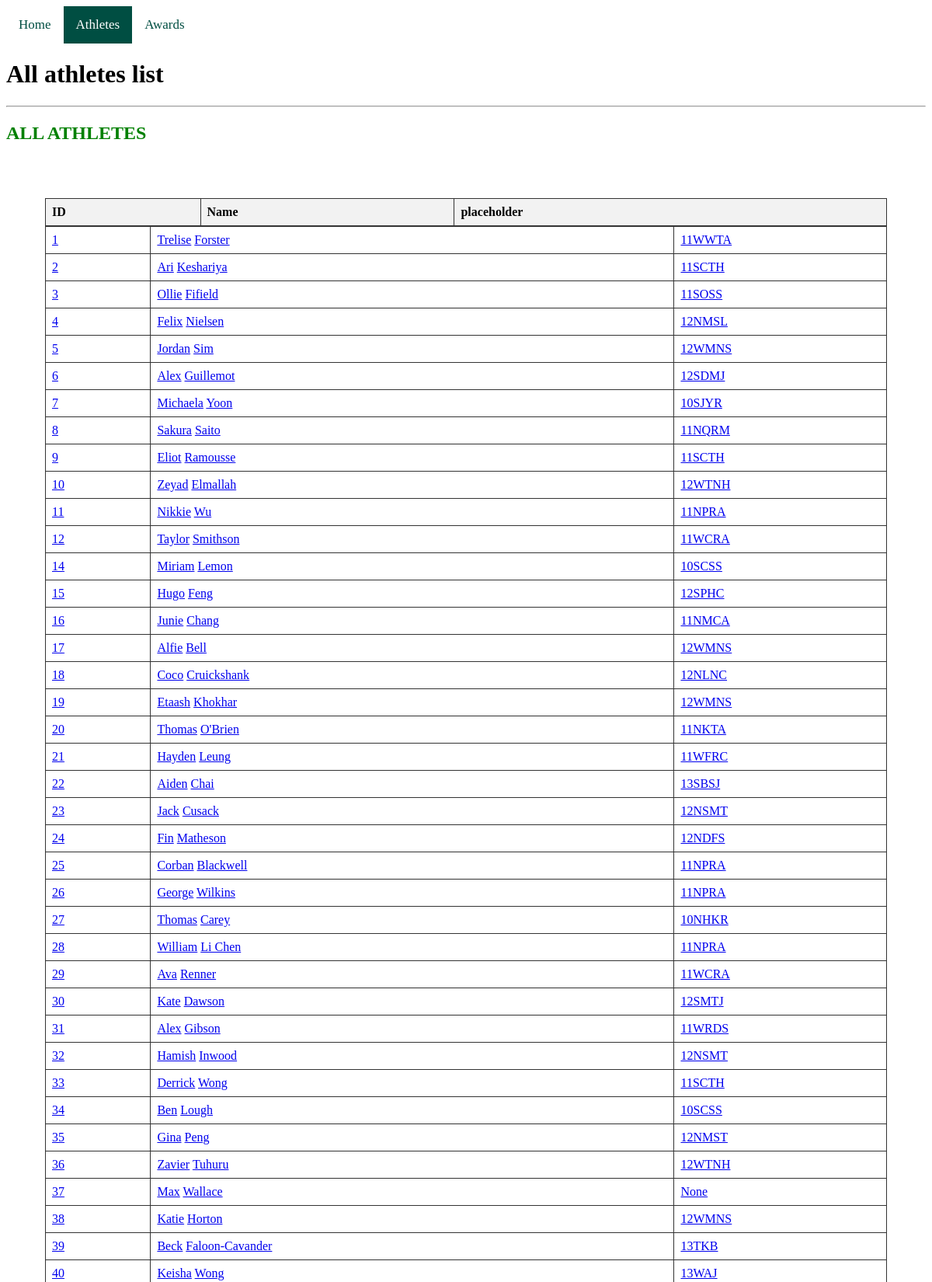
The app's page /all_athletes (upper part) with its own data.
### tables this page shows
CREATE TABLE athlete (athlete_id INTEGER PRIMARY KEY NOT NULL, firstname TEXT NOT NULL, lastname TEXT NOT NULL, formclass TEXT);

### flaskimport.py (the view)
@app.route("/all_athletes")
def all_athletes():
    db = get_db()
    cursor = db.execute('SELECT * FROM athlete')
    athletes = cursor.fetchall()
    db.close()
    return render_template('all_athletes.html', title='ALL ATHLETES',
                           athletes=athletes)

### flaskimport.py (called while the page is built)
def get_db():
    db = getattr(g, '_database', None)
    if db is None:
        db = g._database = sqlite3.connect('BHS_sport_history_database.db')
        db.row_factory = sqlite3.Row
        c = db.cursor()
        c.execute('''CREATE TABLE IF NOT EXISTS athlete (
                        athlete_id INTEGER PRIMARY KEY
                                        NOT NULL,
                        firstname  TEXT    NOT NULL,
                        lastname   TEXT    NOT NULL,
                        formclass  TEXT
                    )''')
        db.commit()
    return db

### templates/all_athletes.html
{% extends "layout.html" %}
{% block content %}
<div class="topnav">
  <a href="/">Home</a>
  <a class="active" href="/athletes">Athletes</a>
  <a href="/athletes">Awards</a>
</div>
  <h1>All athletes list</h1>
  <hr>
  <h2 style="color:green;">ALL ATHLETES</h2>
<div class="table">
  <table>
    <thead>
      <tr>
        <th>ID</th>
        <th>Name</th>
        <th>placeholder</th>
      </tr>
    </thead>
  </table>
  <table>
  {% for athlete in athletes %}
    <tbody>
        <tr>
        <td>
          <a href="player/{{ athlete[0] }}">{{ athlete[0] }}</a>
        </td>
        <td>
          <a href="player/{{ athlete[0] }}">{{ athlete[1] }}</a>
          <a href="player/{{ athlete[0] }}">{{ athlete[2] }}</a>
        </td>
        <td>
          <a href="player/{{ athlete[0] }}">{{ athlete[3] }}</a>
        </td>
      </tr>
    </tbody>
  {% endfor %}
  </table>
</div>
{% endblock %}

### templates/layout.html (shortened to what this page needs)
<!DOCTYPE html>
<!DOCTYPE html>
<html lang="en">
<head>
    <link rel="stylesheet" href="{{ url_for('static', filename='style.css') }}">
</head>
<body>
    {% block content %}{% endblock %}
</body>
</html>

### static/style.css (style rules this page uses)
body { background-color: white; }
.topnav { background-color: rgb(255, 255, 255); overflow: hidden; }
.topnav a { font-family: "Public Sans"; float: left; color: rgb(0, 78, 66); text-align: center; padding: 14px 16px; text-decoration: none; font-size: 17px; transition: background-color .3s; }
.topnav a.active { background-color: rgb(0, 78, 66); color: white; }
table { width: 100%; border-collapse: collapse; }
.table { padding: 50px; }
th, td { border: 1px solid #333; padding: 8px; text-align: left; }
thead { background-color: #f2f2f2; }

### records on screen
athlete: athlete_id "1", firstname "Trelise", lastname "Forster", formclass "11WWTA"
athlete: athlete_id "2", firstname "Ari", lastname "Keshariya", formclass "11SCTH"
athlete: athlete_id "3", firstname "Ollie", lastname "Fifield", formclass "11SOSS"
athlete: athlete_id "4", firstname "Felix", lastname "Nielsen", formclass "12NMSL"
athlete: athlete_id "5", firstname "Jordan", lastname "Sim", formclass "12WMNS"
athlete: athlete_id "6", firstname "Alex", lastname "Guillemot", formclass "12SDMJ"
athlete: athlete_id "7", firstname "Michaela", lastname "Yoon", formclass "10SJYR"
athlete: athlete_id "8", firstname "Sakura", lastname "Saito", formclass "11NQRM"
athlete: athlete_id "9", firstname "Eliot", lastname "Ramousse", formclass "11SCTH"
athlete: athlete_id "10", firstname "Zeyad", lastname "Elmallah", formclass "12WTNH"
athlete: athlete_id "11", firstname "Nikkie", lastname "Wu", formclass "11NPRA"
athlete: athlete_id "12", firstname "Taylor", lastname "Smithson", formclass "11WCRA"
athlete: athlete_id "14", firstname "Miriam", lastname "Lemon", formclass "10SCSS"
athlete: athlete_id "15", firstname "Hugo", lastname "Feng", formclass "12SPHC"
athlete: athlete_id "16", firstname "Junie", lastname "Chang", formclass "11NMCA"
athlete: athlete_id "17", firstname "Alfie", lastname "Bell", formclass "12WMNS"
athlete: athlete_id "18", firstname "Coco", lastname "Cruickshank", formclass "12NLNC"
athlete: athlete_id "19", firstname "Etaash", lastname "Khokhar", formclass "12WMNS"
athlete: athlete_id "20", firstname "Thomas", lastname "O'Brien", formclass "11NKTA"
athlete: athlete_id "21", firstname "Hayden", lastname "Leung", formclass "11WFRC"
athlete: athlete_id "22", firstname "Aiden", lastname "Chai", formclass "13SBSJ"
athlete: athlete_id "23", firstname "Jack", lastname "Cusack", formclass "12NSMT"
athlete: athlete_id "24", firstname "Fin", lastname "Matheson", formclass "12NDFS"
athlete: athlete_id "25", firstname "Corban", lastname "Blackwell", formclass "11NPRA"
athlete: athlete_id "26", firstname "George", lastname "Wilkins", formclass "11NPRA"
athlete: athlete_id "27", firstname "Thomas", lastname "Carey", formclass "10NHKR"
athlete: athlete_id "28", firstname "William", lastname "Li Chen", formclass "11NPRA"
athlete: athlete_id "29", firstname "Ava", lastname "Renner", formclass "11WCRA"
athlete: athlete_id "30", firstname "Kate", lastname "Dawson", formclass "12SMTJ"
athlete: athlete_id "31", firstname "Alex", lastname "Gibson", formclass "11WRDS"
athlete: athlete_id "32", firstname "Hamish", lastname "Inwood", formclass "12NSMT"
athlete: athlete_id "33", firstname "Derrick", lastname "Wong", formclass "11SCTH"
athlete: athlete_id "34", firstname "Ben", lastname "Lough", formclass "10SCSS"
athlete: athlete_id "35", firstname "Gina", lastname "Peng", formclass "12NMST"
athlete: athlete_id "36", firstname "Zavier", lastname "Tuhuru", formclass "12WTNH"
athlete: athlete_id "37", firstname "Max", lastname "Wallace", athlete "None"
athlete: athlete_id "38", firstname "Katie", lastname "Horton", formclass "12WMNS"
athlete: athlete_id "39", firstname "Beck", lastname "Faloon-Cavander", formclass "13TKB"
athlete: athlete_id "40", firstname "Keisha", lastname "Wong", formclass "13WAJ"
